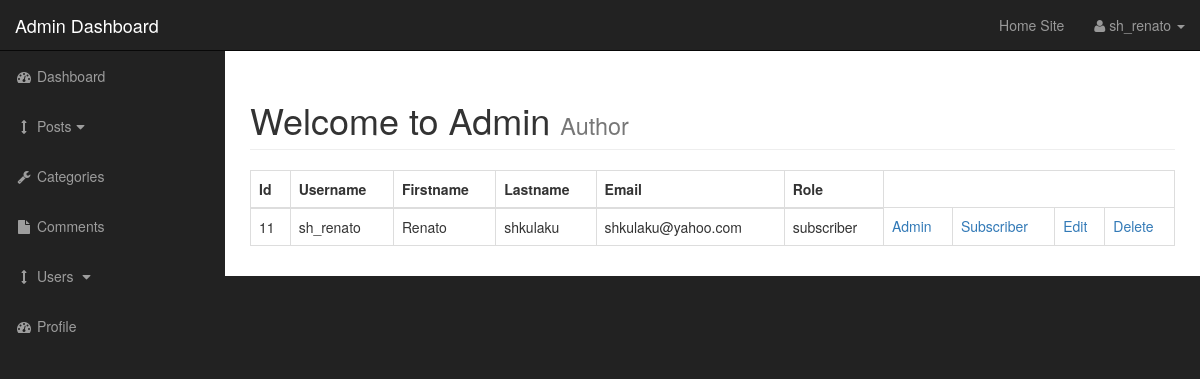
Screenshot of /admin/users.php (signed in) with the database file from the repository.
### tables this page shows
CREATE TABLE `users` (
  `user_id` int(3) NOT NULL,
  `username` varchar(255) NOT NULL,
  `user_password` varchar(255) NOT NULL,
  `user_firstname` varchar(255) NOT NULL,
  `user_lastname` varchar(255) NOT NULL,
  `user_email` varchar(255) NOT NULL,
  `user_image` text NOT NULL,
  `user_role` varchar(255) NOT NULL,
  `randSalt` varchar(255) NOT NULL DEFAULT '$2y$10$iusesomecrazystrings22'
);

### admin/includes/view_all_users.php (the view, shortened to what this page needs)
<table class = "table table-bordered table-hover">
                           <thead>
                               <tr>
                                   <th>Id</th>
                                   <th>Username</th>
                                   <th>Firstname</th>
                                   <th>Lastname</th>
                                   <th>Email</th>
                                   <th>Role</th>
                               </tr>
                           </thead>
                           <tbody>
                       <?php
                       $query = "SELECT * FROM users";
                       $select_users = mysqli_query($connection, $query);
                       while($row = mysqli_fetch_assoc($select_users)){
                           $user_id= $row['user_id'];
                           $username = $row['username'];
                           $user_firstname = $row['user_firstname'];
                           $user_lastname = $row['user_lastname'];
                           $user_email = $row['user_email'];
                           $user_role = $row['user_role'];
                           echo "<tr>";
                               echo "<td>$user_id</td>";
                               echo "<td>$username</td>";
                               echo "<td>$user_firstname</td>";
                               echo "<td>$user_lastname</td>";
                               echo "<td>$user_email</td>";
                               echo "<td>$user_role</td>";
                               echo "<td><a href ='users.php?change_to_admin={$user_id}'>Admin</a></td>";
                               echo "<td><a href ='users.php?change_to_sub={$user_id}'>Subscriber</a></td>";
                                echo "<td><a href = 'users.php?source=edit_user&edit_user={$user_id}'>Edit</a></td>";
                               echo "<td><a href = 'users.php?delete={$user_id}'>Delete</a></td>";
                           echo "</tr>";
                            }
                    ?>
                           </tbody>
                       </table>

### admin/css/sb-admin.css (style rules this page uses)
body { margin-top: 100px; background-color: #222; }
@media (min-width:768px) { body { margin-top: 50px; } }

### rows the page displays
users: user_id "11", username "sh_renato", user_firstname "Renato", user_lastname "shkulaku", user_email "shkulaku@yahoo.com", user_role "subscriber"

### other values shown
$_SESSION['username'] "sh_renato"
